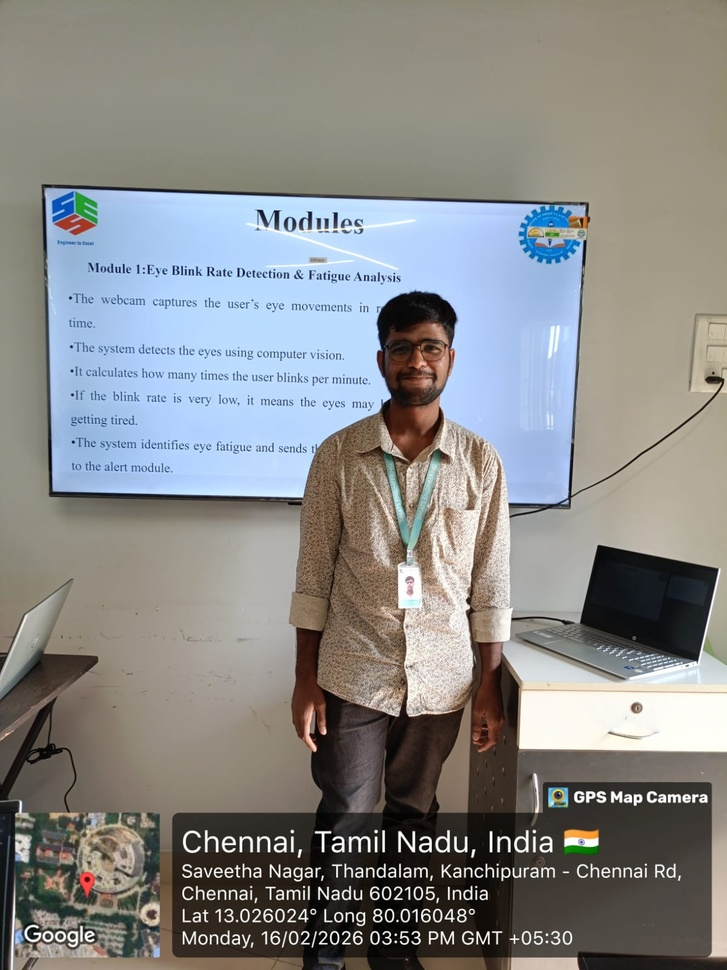
#> input picture CAPSTONE/zero.review.jpeg, 727 x 970 px, shrunk from 1200 x 1600 before the run, found by its file name
$ jupyter execute ACTIVITY.ipynb
#> lines starting #> are read from the running program, lines starting #| are printed output that depends on the picture; after the words box and inside, x2 and y2 are one past the last pixel; in counts of white or black regions, pixels touching at a corner belong together
<a href="https://colab.research.google.com/github/ANKIAbhishek2006/DSA0216/blob/main/ACTIVITY.ipynb" target="_parent"></a>

# Activity-1

1.Edge Segmentation

[cell 1]
import cv2
import numpy as np
import matplotlib.pyplot as plt
from google.colab import files
uploaded = files.upload()
#> the answer given: zero.review.jpeg
image_path = list(uploaded.keys())[0]
image = cv2.imread(image_path)
#> image is the input picture: shape (970, 727, 3); mean B, G, R 135.8, 137.2, 136.8
image = cv2.cvtColor(image, cv2.COLOR_BGR2RGB)
pixel_values = image.reshape((-1, 3))
pixel_values = np.float32(pixel_values)
k = 3
criteria = (cv2.TERM_CRITERIA_EPS + cv2.TERM_CRITERIA_MAX_ITER, 100, 0.2)
_, labels, centers = cv2.kmeans(pixel_values, k, None, criteria, 10, cv2.KMEANS_RANDOM_CENTERS)
#> centers = [[191.3, 211.4, 237.7], [53.04, 46.4, 40.95], [147.9, 142.3, 130.1]]
centers = np.uint8(centers)
#> centers = [[191, 211, 237], [53, 46, 40], [147, 142, 130]]
segmented_data = centers[labels.flatten()]
segmented_image = segmented_data.reshape(image.shape)
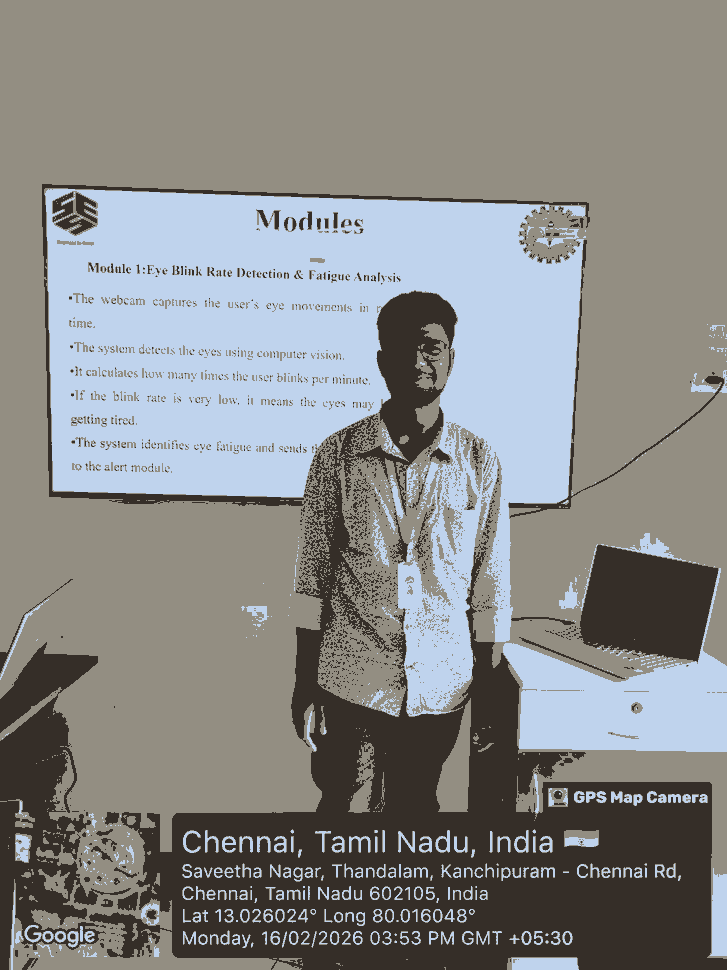
#> segmented_image: shape (970, 727, 3); mean R, G, B 136.2, 136.8, 135.4
plt.figure(figsize=(10,5))
plt.subplot(1,2,1)
plt.imshow(image)
plt.title("Original Image")
plt.axis('off')
plt.subplot(1,2,2)
plt.imshow(segmented_image)
plt.title(f"Segmented Image (K={k})")
plt.axis('off')
plt.show()
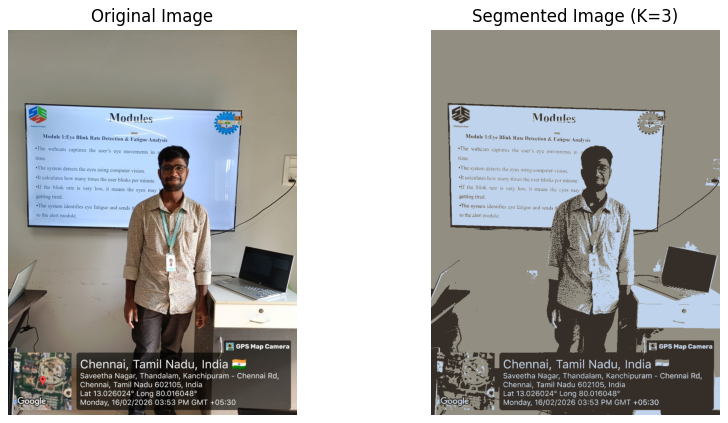
#> figure drawn by matplotlib, 2 panels

# Activity-**2**

1.Contour based image detection

[cell 2]
import cv2
import numpy as np
import matplotlib.pyplot as plt
from google.colab import files
uploaded = files.upload()
#> the answer given: zero.review.jpeg
image_path = list(uploaded.keys())[0]
image = cv2.imread(image_path)
original = image.copy()
gray = cv2.cvtColor(image, cv2.COLOR_BGR2GRAY)
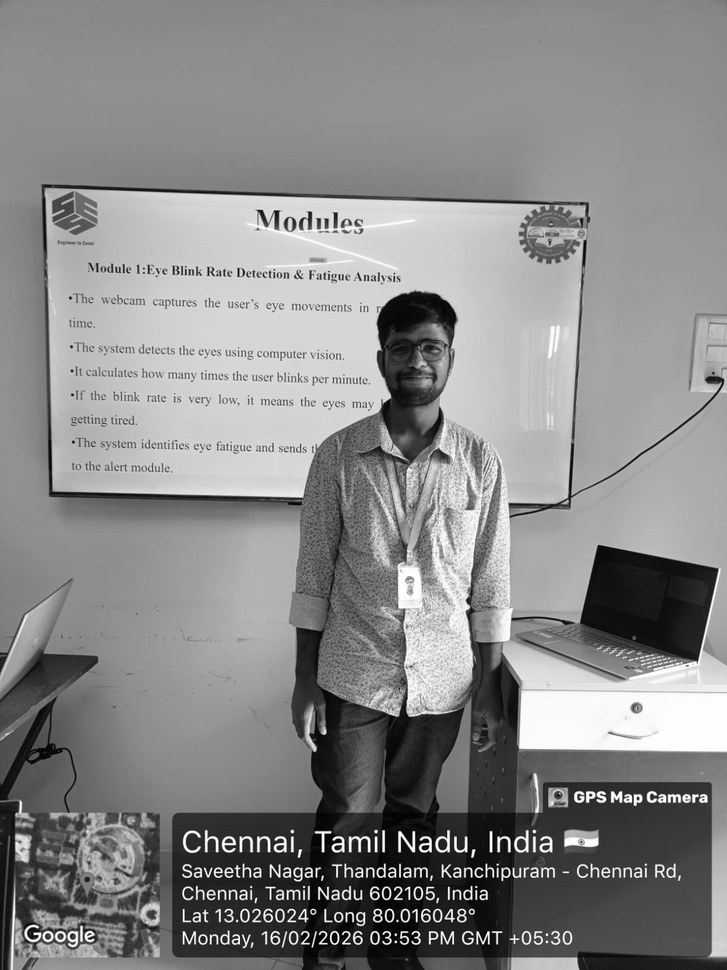
#> gray: shape (970, 727); min 0, max 255, mean 136.9
blur = cv2.GaussianBlur(gray, (5,5), 0)
_, thresh = cv2.threshold(blur, 127, 255, cv2.THRESH_BINARY)
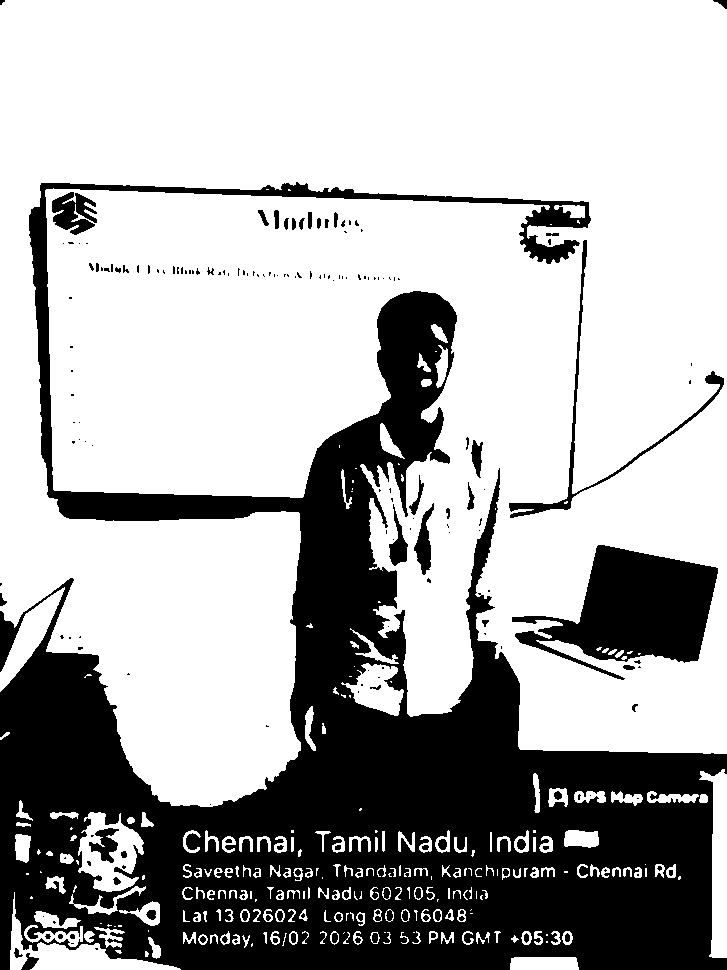
#> thresh: shape (970, 727); 68.6% white; 202 black regions (133 under 20 px)
contours, _ = cv2.findContours(thresh, cv2.RETR_EXTERNAL, cv2.CHAIN_APPROX_SIMPLE)
#> contours = 250 contours, 117 with area under 20; largest, box (x1, y1, x2, y2) and area: (0, 0, 727, 807) 471752, (78, 812, 144, 892) 3295, (10, 892, 181, 970) 2826, (699, 769, 727, 958) 2620, (0, 587, 65, 692) 1973
cv2.drawContours(original, contours, -1, (0,255,0), 2)
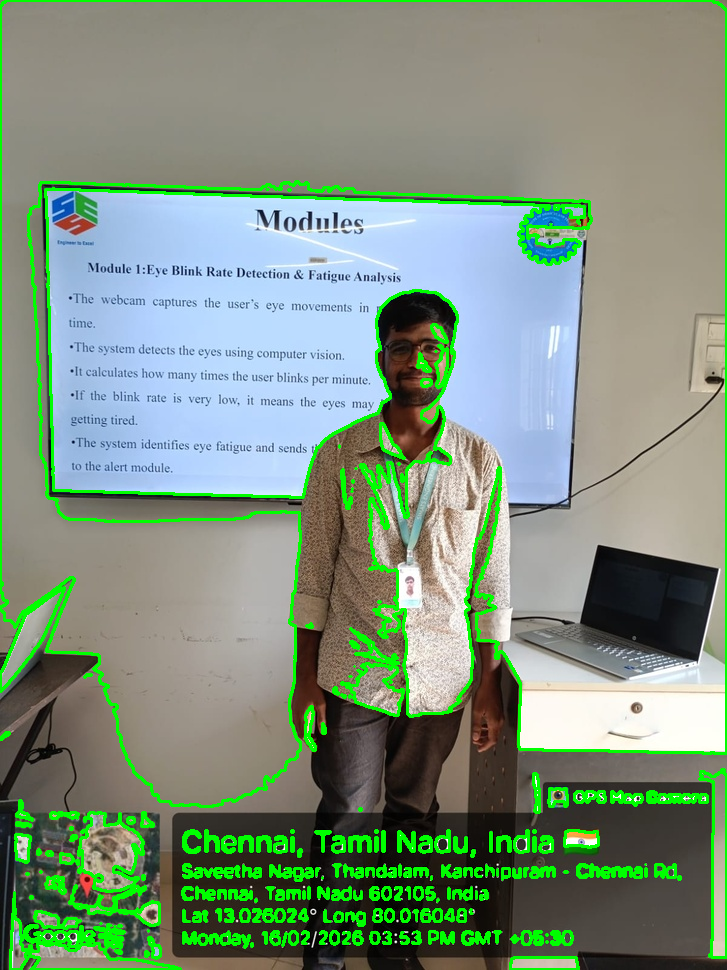
#> original: shape (970, 727, 3); 7.72% of pixels changed, all inside (x1, y1, x2, y2) = (0, 0, 727, 970)
plt.figure(figsize=(12,5))
plt.subplot(1,3,1)
plt.imshow(cv2.cvtColor(image, cv2.COLOR_BGR2RGB))
plt.title("Original Image")
plt.axis("off")
plt.subplot(1,3,2)
plt.imshow(thresh, cmap='gray')
plt.title("Binary Image")
plt.axis("off")
plt.subplot(1,3,3)
plt.imshow(cv2.cvtColor(original, cv2.COLOR_BGR2RGB))
plt.title("Contour Detection")
plt.axis("off")
plt.show()
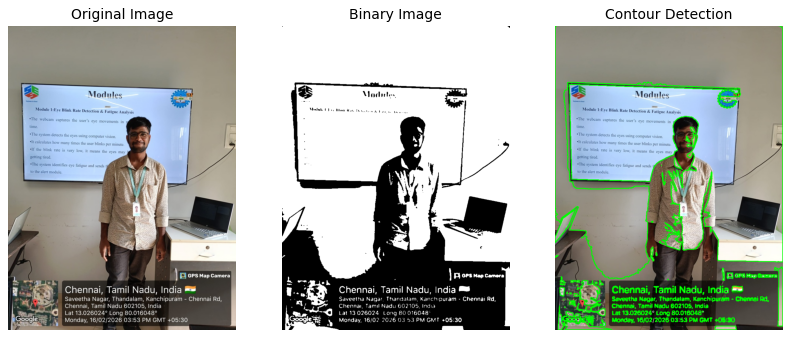
#> figure drawn by matplotlib, 3 panels

# Activity-3

1.Region based segmentation

[cell 3]
import cv2
import matplotlib.pyplot as plt
from google.colab import files
uploaded = files.upload()
#> the answer given: zero.review.jpeg
image_path = list(uploaded.keys())[0]
image = cv2.imread(image_path)
image_rgb = cv2.cvtColor(image, cv2.COLOR_BGR2RGB)
gray = cv2.cvtColor(image, cv2.COLOR_BGR2GRAY)
_, segmented = cv2.threshold(gray, 0, 255, cv2.THRESH_BINARY + cv2.THRESH_OTSU)
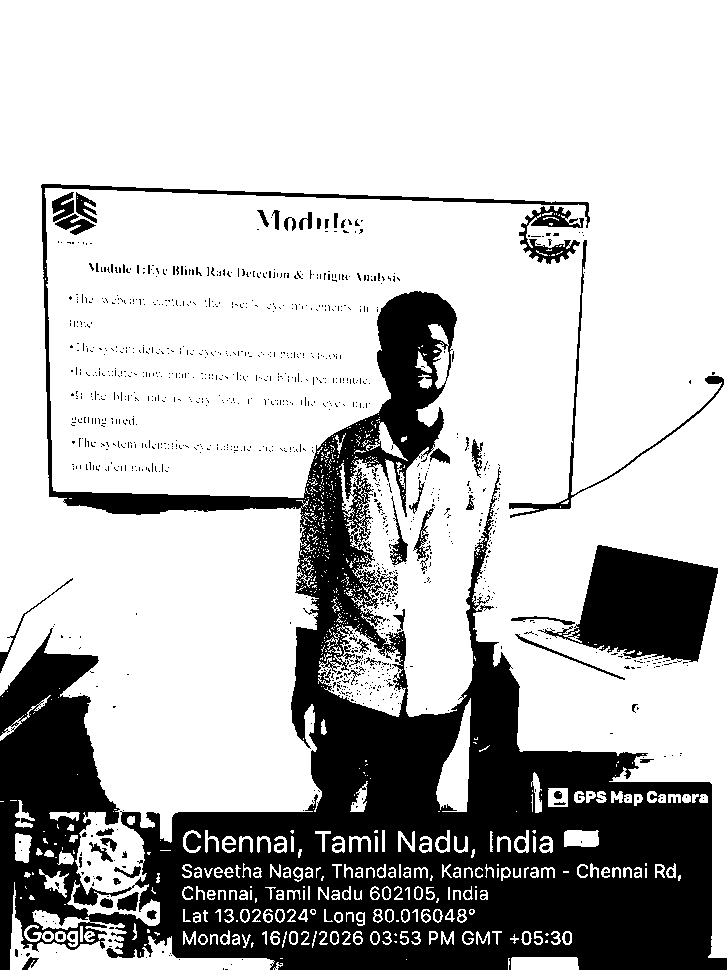
#> segmented: shape (970, 727); 73.6% white; 1204 black regions (1109 under 20 px), largest, box (x1, y1, x2, y2) and area: (0, 184, 727, 970) 160014, (538, 545, 718, 662) 12410, (509, 240, 724, 518) 1613
plt.figure(figsize=(10,5))
plt.subplot(1,2,1)
plt.imshow(image_rgb)
plt.title("Original Image")
plt.axis("off")
plt.subplot(1,2,2)
plt.imshow(segmented, cmap='gray')
plt.title("Region Based Segmentation")
plt.axis("off")
plt.show()
